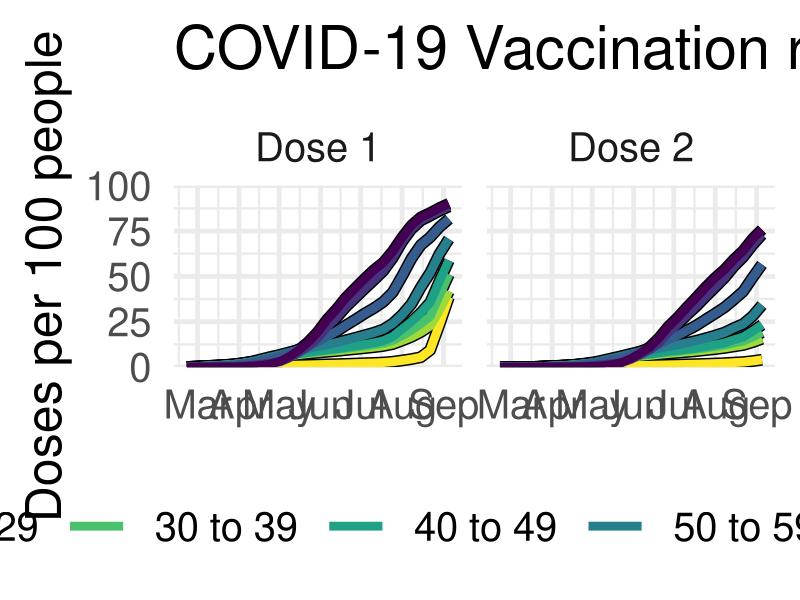

Generate this figure with R:
library(tidyverse)
library(lubridate)
library(readxl)

vacc_dat <- read_excel("data/rate_ratio_and_vaccine_uptake_over_time_-_by_dhb_ethnicity_and_age.xlsx",
                  sheet=2) %>%
  rename(Week = `Week ending date`,
         Dose = `Dose number`,
         Ethnicity = `Ethnic group`,
         Age = `Age group`,
         DHB = `DHB of residence`,
         Vacc = `# doses administered`) %>%
  filter(Dose != 0) %>%
  filter(!(Age %in% c("0 to 4", "5 to 9", "Unknown"))) %>%
  group_by(Week, Dose, Age) %>%
  summarise(Vacc = sum(Vacc))

popn_dat <- read_excel("data/rate_ratio_and_vaccine_uptake_over_time_-_by_dhb_ethnicity_and_age.xlsx",
                       sheet=3) %>%
  rename(Ethnicity = `Ethnic group`,
         Age = `Age group`,
         DHB = `DHB of residence`,
         Population = `# people (HSU)`) %>%
  group_by(Age) %>% summarise(Population = sum(Population))

vacc_dat %>% count(Age)
popn_dat %>% count(Age)

# see what is missing
vacc_dat %>% anti_join(popn_dat) %>% as.data.frame()

# join up
all_dat <- vacc_dat %>% ungroup() %>% complete(Week, Age, Dose, fill=list(Vacc=0)) %>%
  left_join(popn_dat)

# check:
all_dat %>% group_by(Week, Dose) %>% summarise(Total = sum(Population, na.rm=TRUE)) %>%
  pull(Total) %>% unique()

# summarise up to our age and dhb categories (could change this whenever we like now...)
age_cats <- data.frame(cuts=seq(0,80,by=10),
                       labs=c("0 to 9", "10 to 19", "20 to 29", "30 to 39", "40 to 49",
                              "50 to 59", "60 to 69", "70 to 79", "80+"))
weekly_vacc <- all_dat %>% extract(Age, into="Age", regex="([[:digit:]]*)", convert=TRUE) %>%
  mutate(Age = cut(Age, breaks=c(age_cats$cuts, Inf), labels=age_cats$labs, right=FALSE)) %>%
  filter(Age != "0 to 9") %>%
  group_by(Week, Age, Dose) %>%
  summarise(Vacc = sum(Vacc), Population = sum(Population, na.rm=TRUE))

# this is not cummaltive, so make it so
cumm_vacc <- weekly_vacc %>% group_by(Age, Dose) %>%
  arrange(Week) %>%
  mutate(Vacc = cumsum(Vacc),
         Dose = paste("Dose", Dose)) %>%
  mutate(Week = as.Date(Week))

png("vacc_by_age_through_time.png", width=1980, height=1080)
ggplot(cumm_vacc) +
  geom_line(aes(x=Week, y=Vacc/Population*100, group=Age), col='black', size=4) +
  geom_line(aes(x=Week, y=Vacc/Population*100, col=Age), size=3) +
  facet_wrap(vars(Dose)) +
  scale_color_viridis_d(direction = -1) +
  scale_y_continuous(limits = c(0,100), expand=c(0,0)) +
  scale_x_date(date_breaks = "1 month", date_labels = "%b") +
  guides(colour = guide_legend(nrow = 1)) +
  theme_minimal(base_size=36) +
  labs(x = NULL,
       y = "Doses per 100 people",
       title = "COVID-19 Vaccination rates by Age: The race is on") +
  theme(legend.position='bottom',
        legend.key.width = unit(48, "pt"))
dev.off()
